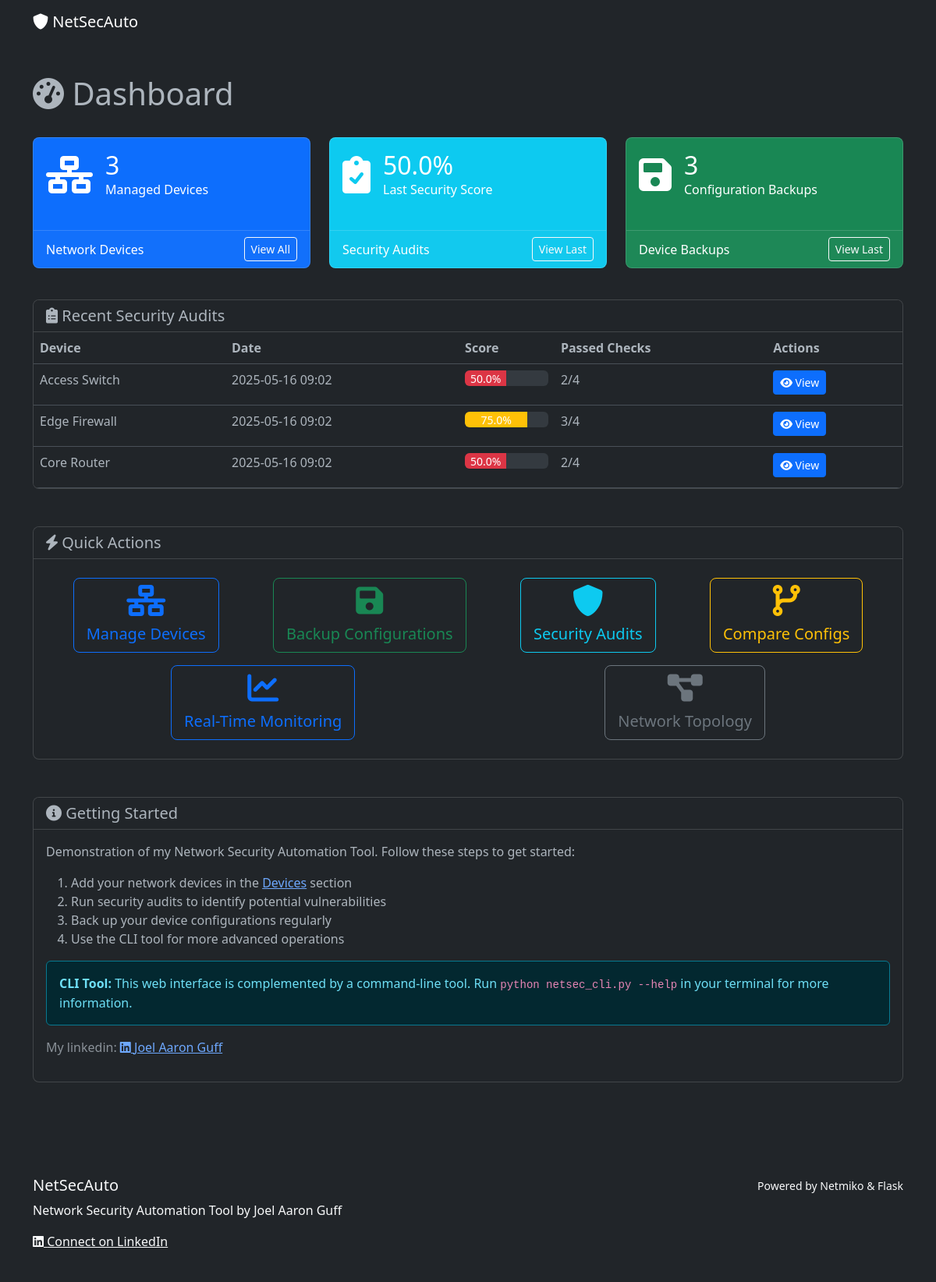
Page / (signed in) on the committed database.
### models.py (models this page shows, shortened)
class SecurityAudit(db.Model):
    __tablename__ = 'security_audit'
    id: Mapped[int] = db.Column(db.Integer, primary_key=True)
    device_id: Mapped[int] = db.Column(db.Integer, db.ForeignKey('device.id'), nullable=False)
    timestamp: Mapped[datetime] = db.Column(db.DateTime, default=datetime.utcnow)
    results: Mapped[str] = db.Column(db.Text, nullable=False)  # JSON string of audit results
    score: Mapped[Optional[float]] = db.Column(db.Float)  # Security score (percentage)
    passed_checks: Mapped[Optional[int]] = db.Column(db.Integer)
    total_checks: Mapped[Optional[int]] = db.Column(db.Integer)

class Device(db.Model):
    __tablename__ = 'device'
    id: Mapped[int] = db.Column(db.Integer, primary_key=True)
    name: Mapped[str] = db.Column(db.String(64), nullable=False)
    ip_address: Mapped[str] = db.Column(db.String(64), nullable=False)
    device_type: Mapped[str] = db.Column(db.String(32), nullable=False)
    username: Mapped[Optional[str]] = db.Column(db.String(64))
    password: Mapped[Optional[str]] = db.Column(db.String(128))  # In production, encrypt passwords
    created_at: Mapped[datetime] = db.Column(db.DateTime, default=datetime.utcnow)
    last_connected: Mapped[Optional[datetime]] = db.Column(db.DateTime)
    audits: Mapped[List["SecurityAudit"]] = relationship('SecurityAudit', backref='device', lazy=True)
    backups: Mapped[List["ConfigBackup"]] = relationship('ConfigBackup', backref='device', lazy=True)

### app.py (the view)
@app.route('/')
@login_required
def index():
    device_count = Device.query.count()
    last_audit = SecurityAudit.query.order_by(SecurityAudit.timestamp.desc()).first()
    recent_audits = SecurityAudit.query.order_by(SecurityAudit.timestamp.desc()).limit(5).all()
    last_backup = ConfigBackup.query.order_by(ConfigBackup.timestamp.desc()).first()
    backup_count = ConfigBackup.query.count()
    return render_template(
        'index.html',
        device_count=device_count,
        last_audit=last_audit,
        recent_audits=recent_audits,
        last_backup=last_backup,
        backup_count=backup_count
    )

### app_init.py (called while the page is built)
@login_manager.user_loader
def load_user(user_id):
    from models import User
    try:
        return User.query.get(int(user_id))
    except ValueError:
        return User.query.get(user_id)

### templates/index.html
{% extends "layout.html" %}
{% block content %}
<div class="row mb-4">
    <div class="col">
        <h1><i class="fas fa-tachometer-alt"></i> Dashboard</h1>
    </div>
</div>
<div class="row mb-4">
    <div class="col-md-4 mb-3">
        <div class="card h-100 bg-primary text-white">
            <div class="card-body">
                <div class="d-flex align-items-center">
                    <div class="me-3">
                        <i class="fas fa-network-wired fa-3x"></i>
                    </div>
                    <div>
                        <h2 class="mb-0">{{ device_count }}</h2>
                        <div>Managed Devices</div>
                    </div>
                </div>
            </div>
            <div class="card-footer d-flex justify-content-between align-items-center">
                <span>Network Devices</span>
                <a href="{{ url_for('devices') }}" class="btn btn-outline-light btn-sm">View All</a>
            </div>
        </div>
    </div>
    <div class="col-md-4 mb-3">
        <div class="card h-100 bg-info text-white">
            <div class="card-body">
                <div class="d-flex align-items-center">
                    <div class="me-3">
                        <i class="fas fa-clipboard-check fa-3x"></i>
                    </div>
                    <div>
                        {% if last_audit %}
                        <h2 class="mb-0">{{ last_audit.score | round(1) }}%</h2>
                        <div>Last Security Score</div>
                        {% else %}
                        <h2 class="mb-0">N/A</h2>
                        <div>No Audits Performed</div>
                        {% endif %}
                    </div>
                </div>
            </div>
            <div class="card-footer d-flex justify-content-between align-items-center">
                <span>Security Audits</span>
                {% if last_audit %}
                <a href="{{ url_for('view_audit', audit_id=last_audit.id) }}" class="btn btn-outline-light btn-sm">View Last</a>
                {% else %}
                <span class="small">No recent audits</span>
                {% endif %}
            </div>
        </div>
    </div>
    <div class="col-md-4 mb-3">
        <div class="card h-100 bg-success text-white">
            <div class="card-body">
                <div class="d-flex align-items-center">
                    <div class="me-3">
                        <i class="fas fa-save fa-3x"></i>
                    </div>
                    <div>
                        <h2 class="mb-0">{{ backup_count }}</h2>
                        <div>Configuration Backups</div>
                    </div>
                </div>
            </div>
            <div class="card-footer d-flex justify-content-between align-items-center">
                <span>Device Backups</span>
                {% if last_backup %}
                <a href="{{ url_for('view_backup', backup_id=last_backup.id) }}" class="btn btn-outline-light btn-sm">View Last</a>
                {% else %}
                <span class="small">No recent backups</span>
                {% endif %}
            </div>
        </div>
    </div>
</div>
<div class="row mb-4">
    <div class="col-md-12">
        <div class="card">
            <div class="card-header bg-dark">
                <h5 class="mb-0"><i class="fas fa-clipboard-list"></i> Recent Security Audits</h5>
            </div>
            <div class="card-body p-0">
                <div class="table-responsive">
                    <table class="table table-hover mb-0">
                        <thead>
                            <tr>
                                <th>Device</th>
                                <th>Date</th>
                                <th>Score</th>
                                <th>Passed Checks</th>
                                <th>Actions</th>
                            </tr>
                        </thead>
                        <tbody>
                            {% if recent_audits %}
                                {% for audit in recent_audits %}
                                <tr>
                                    <td>{{ audit.device.name }}</td>
                                    <td>{{ audit.timestamp.strftime('%Y-%m-%d %H:%M') }}</td>
                                    <td>
                                        <div class="progress" style="height: 20px;">
                                            {% if audit.score >= 80 %}
                                            <div class="progress-bar bg-success" role="progressbar" style="width: {{ audit.score }}%;" aria-valuenow="{{ audit.score }}" aria-valuemin="0" aria-valuemax="100">{{ audit.score | round(1) }}%</div>
                                            {% elif audit.score >= 60 %}
                                            <div class="progress-bar bg-warning" role="progressbar" style="width: {{ audit.score }}%;" aria-valuenow="{{ audit.score }}" aria-valuemin="0" aria-valuemax="100">{{ audit.score | round(1) }}%</div>
                                            {% else %}
                                            <div class="progress-bar bg-danger" role="progressbar" style="width: {{ audit.score }}%;" aria-valuenow="{{ audit.score }}" aria-valuemin="0" aria-valuemax="100">{{ audit.score | round(1) }}%</div>
                                            {% endif %}
                                        </div>
                                    </td>
                                    <td>{{ audit.passed_checks }}/{{ audit.total_checks }}</td>
                                    <td>
                                        <a href="{{ url_for('view_audit', audit_id=audit.id) }}" class="btn btn-sm btn-primary">
                                            <i class="fas fa-eye"></i> View
                                        </a>
                                    </td>
                                </tr>
                                {% endfor %}
                            {% else %}
                                <tr>
                                    <td colspan="5" class="text-center">No security audits have been performed yet</td>
                                </tr>
                            {% endif %}
                        </tbody>
                    </table>
                </div>
            </div>
        </div>
    </div>
</div>
<div class="row mb-4">
    <div class="col-md-12">
        <div class="card">
            <div class="card-header bg-dark">
                <h5 class="mb-0"><i class="fas fa-bolt"></i> Quick Actions</h5>
            </div>
            <div class="card-body">
                <div class="d-flex flex-wrap justify-content-around">
                    <a href="{{ url_for('devices') }}" class="btn btn-lg btn-outline-primary m-2">
                        <i class="fas fa-network-wired fa-2x mb-2"></i><br>
                        Manage Devices
                    </a>
                    <a href="{{ url_for('devices') }}" class="btn btn-lg btn-outline-success m-2">
                        <i class="fas fa-save fa-2x mb-2"></i><br>
                        Backup Configurations
                    </a>
                    <a href="{{ url_for('devices') }}" class="btn btn-lg btn-outline-info m-2">
                        <i class="fas fa-shield-alt fa-2x mb-2"></i><br>
                        Security Audits
                    </a>
                    <a href="{{ url_for('compare_configs') }}" class="btn btn-lg btn-outline-warning m-2">
                        <i class="fas fa-code-branch fa-2x mb-2"></i><br>
                        Compare Configs
                    </a>
                    <a href="{{ url_for('device_monitoring') }}" class="btn btn-lg btn-outline-primary m-2">
                        <i class="fas fa-chart-line fa-2x mb-2"></i><br>
                        Real-Time Monitoring
                    </a>
                    <a href="{{ url_for('topology') }}" class="btn btn-lg btn-outline-secondary m-2">
                        <i class="fas fa-project-diagram fa-2x mb-2"></i><br>
                        Network Topology
                    </a>
                </div>
            </div>
        </div>
    </div>
</div>
<div class="row mb-4">
    <div class="col-md-12">
        <div class="card">
            <div class="card-header bg-dark">
                <h5 class="mb-0"><i class="fas fa-info-circle"></i> Getting Started</h5>
            </div>
            <div class="card-body">
                <p>Demonstration of my Network Security Automation Tool. Follow these steps to get started:</p>
                <ol>
                    <li>Add your network devices in the <a href="{{ url_for('devices') }}">Devices</a> section</li>
                    <li>Run security audits to identify potential vulnerabilities</li>
                    <li>Back up your device configurations regularly</li>
                    <li>Use the CLI tool for more advanced operations</li>
                </ol>
                <div class="alert alert-info">
                    <strong>CLI Tool:</strong> This web interface is complemented by a command-line tool. Run <code>python netsec_cli.py --help</code> in your terminal for more information.
                </div>
                <p class="text-muted mt-3">My linkedin: <a href="https://www.linkedin.com/in/joelgff/" target="_blank"><i class="fab fa-linkedin"></i> Joel Aaron Guff</a></p>
            </div>
        </div>
    </div>
</div>
{% endblock %}

### templates/layout.html (shortened to what this page needs)
<!DOCTYPE html>
<html lang="en" data-bs-theme="dark">
<head>
    <link rel="stylesheet" href="https://cdn.jsdelivr.net/npm/bootstrap@5.3.0/dist/css/bootstrap.min.css">
    <link rel="stylesheet" href="https://cdnjs.cloudflare.com/ajax/libs/font-awesome/6.0.0/css/all.min.css">
    <link rel="stylesheet" href="{{ url_for('static', filename='css/custom.css') }}">
</head>
<body>
    <nav class="navbar navbar-expand-lg navbar-dark bg-dark">
        <div class="container">
            <a class="navbar-brand" href="{{ url_for('index') }}">
                <i class="fas fa-shield-alt"></i> NetSecAuto
            </a>
        </div>
    </nav>
    <div class="container mt-4">
        {% block content %}{% endblock %}
    </div>
    <footer class="bg-dark text-light py-4 mt-5">
        <div class="container">
            <div class="row">
                <div class="col-md-6">
                    <h5>NetSecAuto</h5>
                    <p>Network Security Automation Tool by Joel Aaron Guff</p>
                    <p><a href="https://www.linkedin.com/in/joelgff/" class="text-light" target="_blank"><i class="fab fa-linkedin"></i> Connect on LinkedIn</a></p>
                </div>
                <div class="col-md-6 text-md-end">
                    <p><small>Powered by Netmiko & Flask</small></p>
                </div>
            </div>
        </div>
    </footer>
</body>
</html>

### static/css/custom.css (style rules this page uses)
body { min-height: 100vh; display: flex; flex-direction: column; }
.container { flex: 1; }
footer { margin-top: auto; }
.card { margin-bottom: 1.5rem; border-radius: 0.5rem; overflow: hidden; }
.card-header { font-weight: 500; }
.progress { height: 1.25rem; margin-bottom: 1rem; }
.progress-bar { font-weight: 500; font-size: 0.875rem; }
.table th { font-weight: 600; }

### rows in the picture
SecurityAudit: score "50.0", device.name "Access Switch", timestamp "2025-05-16 09:02", passed_checks "2", total_checks "4"
SecurityAudit: device.name "Edge Firewall", timestamp "2025-05-16 09:02", score "75.0", passed_checks "3", total_checks "4"
SecurityAudit: device.name "Core Router", timestamp "2025-05-16 09:02", score "50.0", passed_checks "2", total_checks "4"

### other values in the picture
{{ device_count }} "3"
{{ backup_count }} "3"
